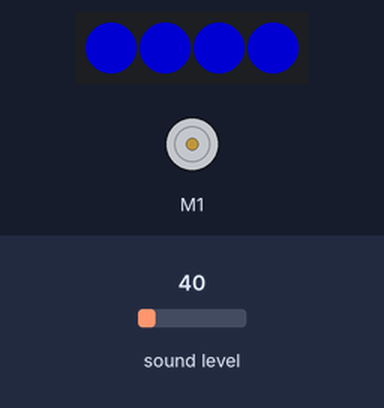
Bench run of a program on a simulated BBC micro:bit (MakeCode). Shown: DC motor (green arrow = forward, orange = backward, longer = faster), 4 RGB LEDs in strip order, left to right. The test bench sets the inputs (shaded band); at power-on: sound level 40. Dim RGB values are drawn brighter than linear.

Above: at 1.2 s.
1.3 s: sound level set to 48
2.8 s: sound level set to 54
At 4.0 s:
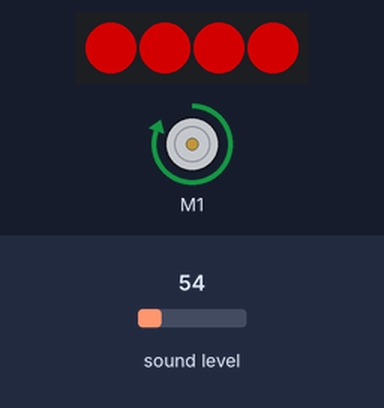
4.3 s: sound level set to 5
At 5.4 s:
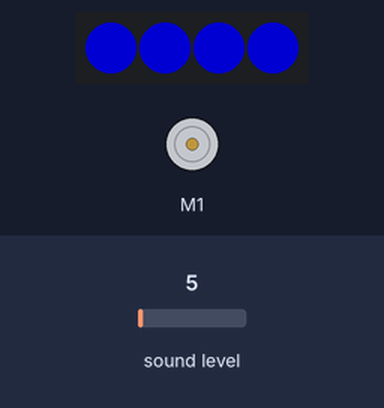
5.8 s: sound level set to 64
At 6.7 s:
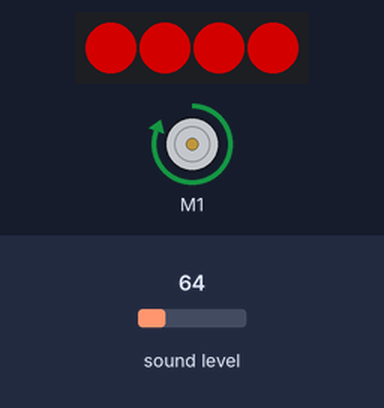
Timing chart, 0 to 8.3 s (numbered marks = the images above; inputs shaded):
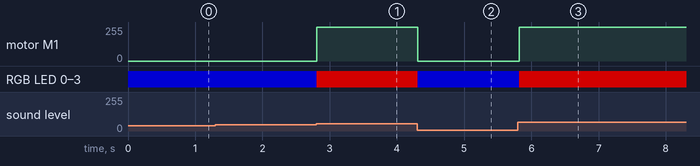

The program:

main.ts
```typescript
let Sonido = 0
let strip = neopixel.create(DigitalPin.P15, 4, NeoPixelMode.RGB)
basic.forever(function () {
    Sonido = input.soundLevel()
    if (Sonido > 50) {
        maqueen.motorRun(maqueen.Motors.M1, maqueen.Dir.CW, 255)
        strip.showColor(neopixel.colors(NeoPixelColors.Red))
    } else {
        maqueen.motorStop(maqueen.Motors.M1)
        strip.showColor(neopixel.colors(NeoPixelColors.Blue))
    }
})
```

test.ts
```typescript
// aquí va el archivo "tests"; esto no se compilará cuando este paquete se utilice como una extensión.
```

Measured:
- the behaviour switches between 50 and 51 on sound level (found by bisection; images 0 and 1)
- after the input at 1.3 s, every drawn part: stays the same
- after the input at 2.8 s, motor M1: stopped → forward 255/255 at once; RGB LED 0–3: RGB(0, 0, 127) → RGB(127, 0, 0) at once
- after the input at 4.3 s, motor M1: forward 255/255 → stopped at once; RGB LED 0–3: RGB(127, 0, 0) → RGB(0, 0, 127) at once
- after the input at 5.8 s, motor M1: stopped → forward 255/255 at once; RGB LED 0–3: RGB(0, 0, 127) → RGB(127, 0, 0) at once
